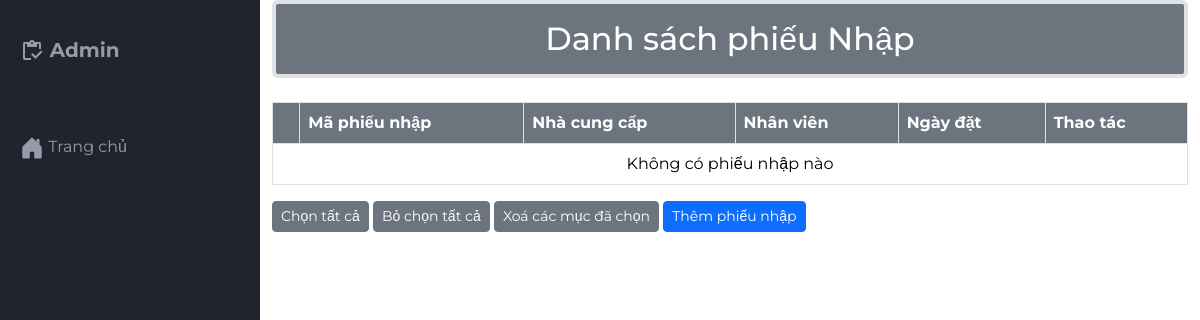
Before: /src/Admin/indexadmin.php?act=phieunhap (signed in) with the older database file.
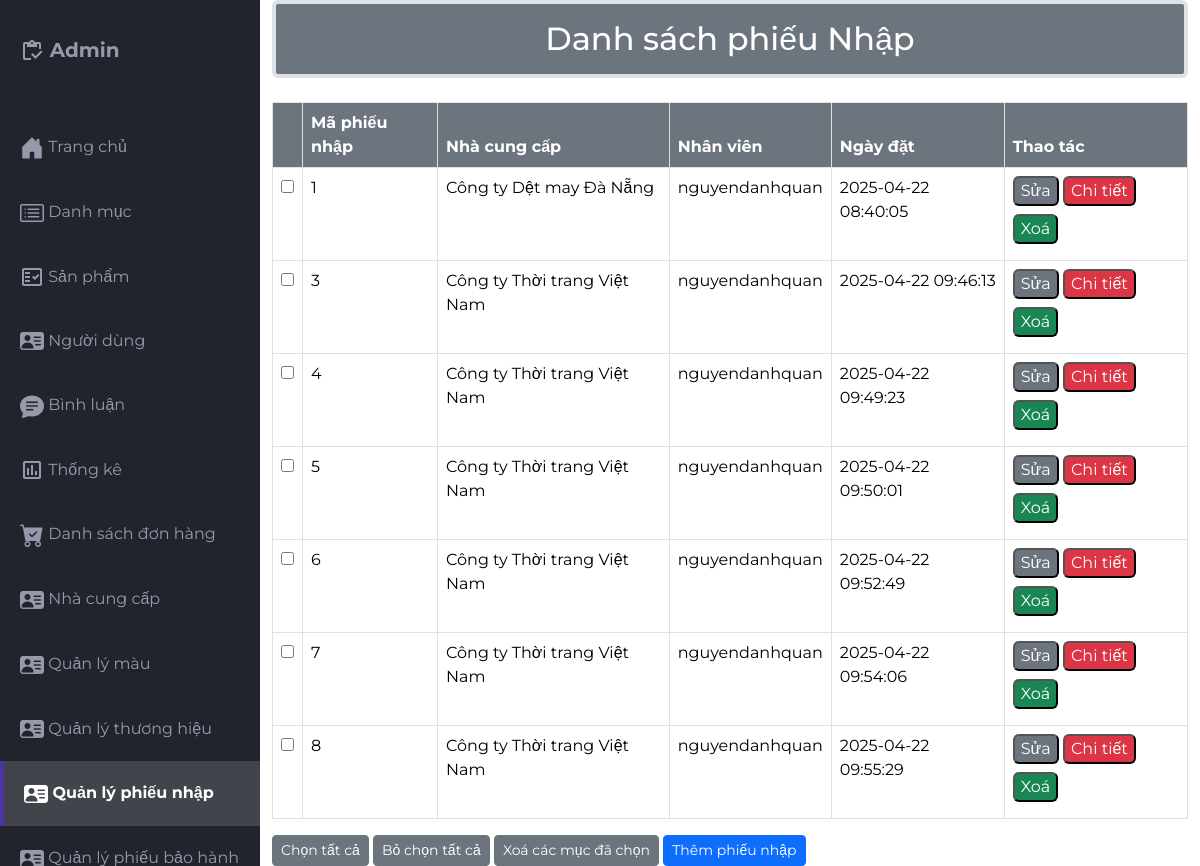
After: the same page with the newer database file.
### tables this page shows
CREATE TABLE `import_receipts` (
  `id` int(11) NOT NULL,
  `ncc_id` int(11) NOT NULL COMMENT 'ID nhà cung cấp',
  `receipt_date` datetime NOT NULL COMMENT 'Ngày nhập hàng',
  `created_by` int(11) DEFAULT NULL COMMENT 'Người tạo phiếu',
  `status` tinyint(4) DEFAULT 0 COMMENT '0: Nháp, 1: Đã nhập kho, 2: Đã hủy',
  `note` text DEFAULT NULL COMMENT 'Ghi chú'
);

CREATE TABLE `nhacungcap` (
  `ncc_id` int(10) NOT NULL COMMENT 'ID nhà cung cấp',
  `ncc_name` varchar(255) NOT NULL COMMENT 'Tên nhà cung cấp',
  `ncc_diachi` varchar(255) NOT NULL COMMENT 'Địa chỉ nhà cung cấp',
  `ncc_sdt` varchar(20) NOT NULL COMMENT 'Số điện thoại nhà cung cấp',
  `ncc_email` varchar(255) NOT NULL COMMENT 'Email nhà cung cấp',
  `ncc_trangthai` int(1) NOT NULL DEFAULT 0 COMMENT 'Trạng thái (0: hoạt động, 1: ngừng hoạt động)'
);

CREATE TABLE `khachhang` (
  `kh_id` int(11) NOT NULL,
  `kh_name` varchar(55) NOT NULL,
  `kh_pass` varchar(55) NOT NULL,
  `kh_mail` varchar(255) NOT NULL,
  `kh_tel` varchar(55) NOT NULL,
  `kh_address` varchar(255) NOT NULL,
  `vaitro_id` int(11) NOT NULL,
  `trangthai` int(1) NOT NULL
);

### src/app/model/connectdb.php (called while the page is built, shortened)
<?php
function get_connect()
{
    try {
        $conn = new PDO("mysql:host=localhost;dbname=da1;charset=utf8", "root", "");
        $conn->setAttribute(PDO::ATTR_ERRMODE, PDO::ERRMODE_EXCEPTION);
        return $conn;
    } catch (Exception $e) {
        echo 'Kết nối thất bại: ' . $e->getMessage();
        return null;
    }
}
function pdo_queryall($sql)
{
    $thamso = array_slice(func_get_args(), 1);
    $conn = get_connect();
    try {
        $exe = $conn->prepare($sql);
        $exe->execute($thamso);
        return $exe->fetchAll(PDO::FETCH_ASSOC);
    } catch (Exception $e) {
        echo 'Thao tác thất bại: ' . $e->getMessage();
    } finally {
        unset($conn);
    }
}

### src/app/model/phieunhap.php (called while the page is built, shortened)
<?php
function query_allreceipts()
{
    $sql = "SELECT
    ir.id,
    ir.receipt_date,
    ir.status,
    ir.note,
    s.ncc_name AS supplier_name,
    u.kh_name AS created_by_name
FROM import_receipts ir
JOIN nhacungcap s ON ir.ncc_id = s.ncc_id
JOIN khachhang u ON ir.created_by = u.kh_id
";
    $result = pdo_queryall($sql);
    return $result;
}

### src/Admin/phieunhap/phieunhap.php (the view, shortened to what the changed rows need)
<div class="container">
    <h2 class="border border-4 mb-4 text-bg-secondary p-3 text-center rounded">Danh sách phiếu Nhập</h2>
    <div class="table-responsive">
        <table class="table table-bordered">
            <thead>
                <tr>
                    <Th class="text-bg-secondary"></Th>
                    <th class="text-bg-secondary">Mã phiếu nhập</th>
                    <th class="text-bg-secondary">Nhà cung cấp</th>
                    <th class="text-bg-secondary">Nhân viên</th>
                    <Th class="text-bg-secondary">Ngày đặt</Th>
                    <Th class="text-bg-secondary">Thao tác</Th>
                </tr>
            </thead>
            <tbody>
                <?php
                if (is_array($listreceipts) && count($listreceipts) > 0) {
                    foreach ($listreceipts as $phieunhap) {
                        extract($phieunhap);
                ?>
                <tr>
                    <td><input type="checkbox" name="checkbox" id=""></td>
                    <td><?= $id ?></td>
                    <td><?= $supplier_name ?></td>
                    <td><?= $created_by_name ?></td>
                    <td><?= $receipt_date ?></td>
                    <td>
                        <a href="indexadmin.php?act=suapn&id=<?php echo $id ?>" class="mb-2"><input
                                class="mb-2 text-bg-secondary rounded" type="button" name="" value="Sửa" id=""></a>
                        <a href="indexadmin.php?act=chitietpn&id=<?php echo $id ?>"><input
                                class="mb-2 text-bg-danger rounded" type="button" name="" value="Chi tiết" id=""></a>
                        <a href="indexadmin.php?act=xoapn&id=<?php echo $id ?>"><input
                                class="mb-2 text-bg-success rounded" onclick="return confirm('Bạn có chắc muốn xoá ?')"
                                type="button" name="" value="Xoá" id=""></a>
                    </td>
                </tr>
                <?php
                    }
                } else {
                    echo "<tr><td colspan='6' class='text-center'>Không có phiếu nhập nào</td></tr>";
                }
                ?>
            </tbody>
        </table>
    </div>
</div>

### src/Admin/indexadmin.php (shortened to what the changed rows need)
<?php
include '../app/model/connectdb.php';
include '../app/model/product.php';
include '../app/model/phieunhap.php';
$vaitro_id = $_SESSION['acount']['vaitro_id'];
$pdo = get_connect();
if ($pdo) {
    $permissions = getUserPermissions($vaitro_id, $pdo);
} else {
    echo "Kết nối cơ sở dữ liệu không thành công.";
    exit;
}
function getUserPermissions($role_id, $pdo)
{
    $query = "SELECT q.permission_name, q.trang_thai
              FROM chi_tiet_nhom_quyen ct
              JOIN quyen q ON ct.permission_id = q.permission_id
              WHERE ct.role_id = ?";
    $stmt = $pdo->prepare($query);
    $stmt->execute([$role_id]);
    return $stmt->fetchAll(PDO::FETCH_ASSOC);
}
function hasPermission($action, $permissions)
{
    foreach ($permissions as $permission) {
        if ($permission['permission_name'] === $action && $permission['trang_thai'] === 1) {
            return true;
        }
    }
    return false;
}
?>
<!DOCTYPE html>
<html lang="en">
<head>
    <link href="https://cdn.jsdelivr.net/npm/bootstrap@5.3.2/dist/css/bootstrap.min.css" rel="stylesheet"
>
    <link rel="stylesheet" href="https://cdn.jsdelivr.net/npm/bootstrap-icons@1.11.2/font/bootstrap-icons.min.css">
    <link rel="stylesheet" href="css/styles.css">
</head>
<body class="bg-white">
    <div class="grid-container">
        <aside id="sidebar">
            <?php
            $current_act = isset($_GET['act']) ? $_GET['act'] : 'home';
            ?>
            <ul class="sidebar-list">
                <?php if (hasPermission('Quản lý danh mục', $permissions)) { ?>
                <li class="sidebar-list-item <?php echo ($current_act == 'cate') ? 'active' : ''; ?>">
                    <a href="indexadmin.php?act=cate">
                        <span class="material-icons-outlined"><i class="bi bi-card-list"></i></span> Danh mục
                    </a>
                </li>
                <?php } ?>
                <?php if (hasPermission('Quản lí sản phẩm', $permissions)) { ?>
                <li
                    class="sidebar-list-item <?php echo (in_array($current_act, ['pro', 'thempro', 'suapro', 'chitietadmin', 'thungrac_product'])) ? 'active' : ''; ?>">
                    <a href="indexadmin.php?act=pro">
                        <span class="material-icons-outlined">fact_check</span> Sản phẩm
                    </a>
                </li>
                <?php } ?>
                <?php if (hasPermission('Quản lí người dùng', $permissions)) { ?>
                <li class="sidebar-list-item <?php echo ($current_act == 'listtk') ? 'active' : ''; ?>">
                    <a href="indexadmin.php?act=listtk">
                        <span class="material-icons-outlined"><i class="bi bi-person-vcard-fill"></i></span> Người dùng
                    </a>
                </li>
                <?php } ?>
                <?php if (hasPermission('Quản lí bình luận', $permissions)) { ?>
                <li class="sidebar-list-item <?php echo ($current_act == 'listbl') ? 'active' : ''; ?>">
                    <a href="indexadmin.php?act=listbl">
                        <span class="material-icons-outlined"><i class="bi bi-chat-text-fill"></i></span> Bình luận
                    </a>
                </li>
                <?php } ?>
                <?php if (hasPermission('Quản lí thống kê', $permissions)) { ?>
                <li
                    class="sidebar-list-item <?php echo (in_array($current_act, ['thongke', 'thongke_sanpham', 'thongke_doanhthu', 'thongke_donhang'])) ? 'active' : ''; ?>">
                    <a href="indexadmin.php?act=thongke_sanpham">
                        <span class="material-icons-outlined">poll</span> Thống kê
                    </a>
                </li>
                <?php } ?>
                <?php if (hasPermission('Quản lí đơn hàng', $permissions)) { ?>
                <li
                    class="sidebar-list-item <?php echo (in_array($current_act, ['donhang', 'chitietdh', 'suadonhang', 'in_hoadon'])) ? 'active' : ''; ?>">
                    <a href="indexadmin.php?act=donhang">
                        <span class="material-icons-outlined"><i class="bi bi-cart-check-fill"></i></span> Danh sách đơn
                        hàng
                    </a>
                </li>
                <?php } ?>
                <?php if (hasPermission('Quản lí nhà cung cấp', $permissions)) { ?>
                <li
                    class="sidebar-list-item <?php echo (in_array($current_act, ['ncc', 'themNCC', 'suaNCC'])) ? 'active' : ''; ?>">
                    <a href="indexadmin.php?act=ncc">
                        <span class="material-icons-outlined"><i class="bi bi-person-vcard-fill"></i></span> Nhà cung
                        cấp
                    </a>
                </li>
                <?php } ?>
                <?php if (hasPermission('Quản lí màu', $permissions)) { ?>
                <li
                    class="sidebar-list-item <?php echo (in_array($current_act, ['color', 'addcolor', 'updatecolor'])) ? 'active' : ''; ?>">
                    <a href="indexadmin.php?act=color">
                        <span class="material-icons-outlined"><i class="bi bi-person-vcard-fill"></i></span> Quản lý màu
                    </a>
                </li>
                <?php } ?>
                <?php if (hasPermission('Quản lý thương hiệu', $permissions)) { ?>
                <li
                    class="sidebar-list-item <?php echo (in_array($current_act, ['thuonghieu', 'addbrand', 'suabrand'])) ? 'active' : ''; ?>">
                    <a href="indexadmin.php?act=thuonghieu">
                        <span class="material-icons-outlined"><i class="bi bi-person-vcard-fill"></i></span> Quản lý
                        thương hiệu
                    </a>
                </li>
                <?php } ?>
                <?php if (hasPermission('Quản lý phiếu nhập', $permissions)) { ?>
                <li
                    class="sidebar-list-item <?php echo (in_array($current_act, ['phieunhap', 'addphieunhap', 'suaphieunhap'])) ? 'active' : ''; ?>">
                    <a href="indexadmin.php?act=phieunhap">
                        <span class="material-icons-outlined"><i class="bi bi-person-vcard-fill"></i></span> Quản lý
                        phiếu nhập
                    </a>
                </li>
                <?php } ?>
                <?php if (hasPermission('Quản lý phiếu bảo hành', $permissions)) { ?>
                <li
                    class="sidebar-list-item <?php echo (in_array($current_act, ['bh', 'addbh1', 'addbh'])) ? 'active' : ''; ?>">
                    <a href="indexadmin.php?act=bh">
                        <span class="material-icons-outlined"><i class="bi bi-person-vcard-fill"></i></span> Quản lý
                        phiếu bảo hành
                    </a>
                </li>
                <?php } ?>
            </ul>
        </aside>
        <?php
        if (isset($_GET['act'])) {
            $act = $_GET['act'];
            switch ($act) {
                case 'phieunhap':
                    $listreceipts = query_allreceipts();
                    include './phieunhap/phieunhap.php';
                    break;
            }
        }
        include './viewadmin/footter.php';
        ?>

Changed rows visible on the page:
added import_receipts: id "1", ncc.ncc_name "Công ty Dệt may Đà Nẵng", created_by.kh_name "nguyendanhquan", receipt_date "2025-04-22 08:40:05"
added import_receipts: id "3", ncc.ncc_name "Công ty Thời trang Việt Nam", created_by.kh_name "nguyendanhquan", receipt_date "2025-04-22 09:46:13"
added import_receipts: id "4", ncc.ncc_name "Công ty Thời trang Việt Nam", created_by.kh_name "nguyendanhquan", receipt_date "2025-04-22 09:49:23"
added import_receipts: id "5", ncc.ncc_name "Công ty Thời trang Việt Nam", created_by.kh_name "nguyendanhquan", receipt_date "2025-04-22 09:50:01"
added import_receipts: id "6", ncc.ncc_name "Công ty Thời trang Việt Nam", created_by.kh_name "nguyendanhquan", receipt_date "2025-04-22 09:52:49"
added import_receipts: id "7", ncc.ncc_name "Công ty Thời trang Việt Nam", created_by.kh_name "nguyendanhquan", receipt_date "2025-04-22 09:54:06"
added import_receipts: id "8", ncc.ncc_name "Công ty Thời trang Việt Nam", created_by.kh_name "nguyendanhquan", receipt_date "2025-04-22 09:55:29"
Other visible differences:
text no longer shown: "Không có phiếu nhập nào"
text now shown: "Danh mục Sản phẩm Người dùng Bình luận Thống kê Danh sách đơn hàng Nhà cung cấp Quản lý màu Quản lý thương hiệu Quản lý phiếu nhập Quản lý phiếu bảo hành"
